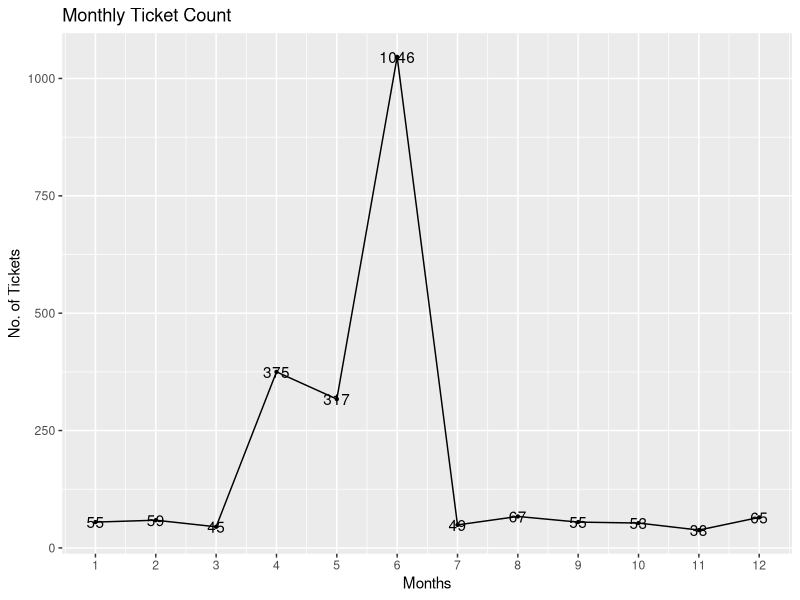
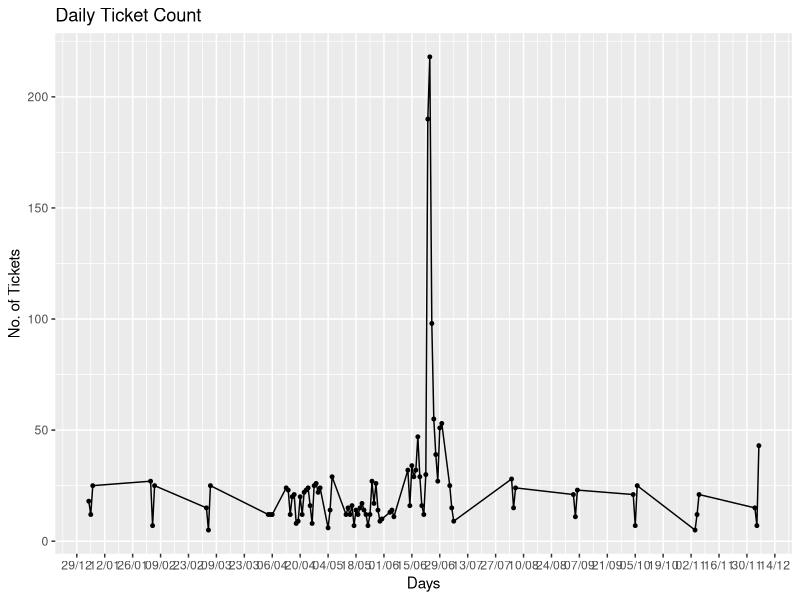

These figures' R source, in order:
## ---- chunk 1
knitr::opts_chunk$set(echo = TRUE)
## ---- chunk 2
# Including required Packages
library(stringi)
library(lubridate)
library(dplyr)
library(ggplot2)
## ---- chunk 3
comcast_data<- read.csv("Comcast Telecom Complaints data.csv",header = TRUE)
#Manupulating column names
names(comcast_data)<- stri_replace_all(regex =  "\\.",replacement = "",str =names(comcast_data))
head(comcast_data)
## ---- chunk 4
na_vector <- is.na(comcast_data)
length(na_vector[na_vector==T])
## ---- chunk 5
comcast_data$Date<- dmy(comcast_data$Date)
## ---- chunk 6
monthly_count<- summarise(group_by(comcast_data,Month =as.integer(month(Date))),Count = n())
daily_count<- summarise(group_by(comcast_data,Date),Count =n())
monthly_count<-arrange(monthly_count,Month)
#making count of monthly and daily compaints 
## ---- chunk 7
ggplot(data = monthly_count,aes(Month,Count,label = Count))+
        geom_line()+
        geom_point(size = 0.8)+
        geom_text()+
        scale_x_continuous(breaks = monthly_count$Month)+
        labs(title = "Monthly Ticket Count",x= "Months",y ="No. of Tickets")
## ---- chunk 8
ggplot(data = daily_count,aes(as.POSIXct(Date),Count))+
        geom_line()+
        geom_point(size = 1)+
        scale_x_datetime(breaks = "2 weeks",date_labels = "%d/%m")+
        labs(title = "Daily Ticket Count",x= "Days",y ="No. of Tickets")
